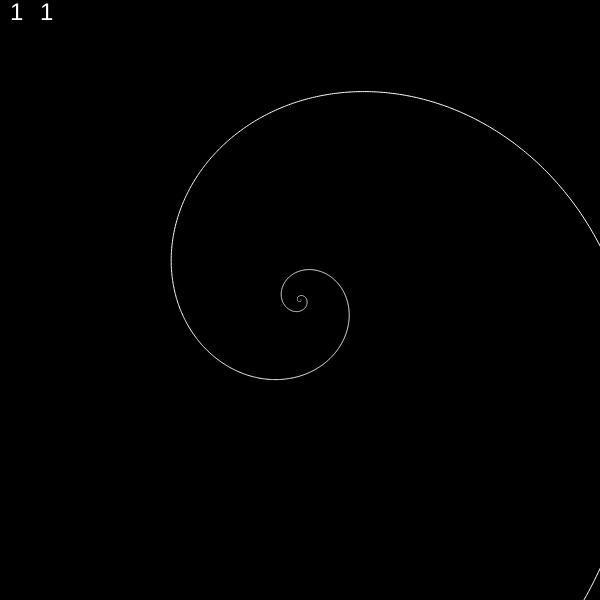
Frame 1 (no input)
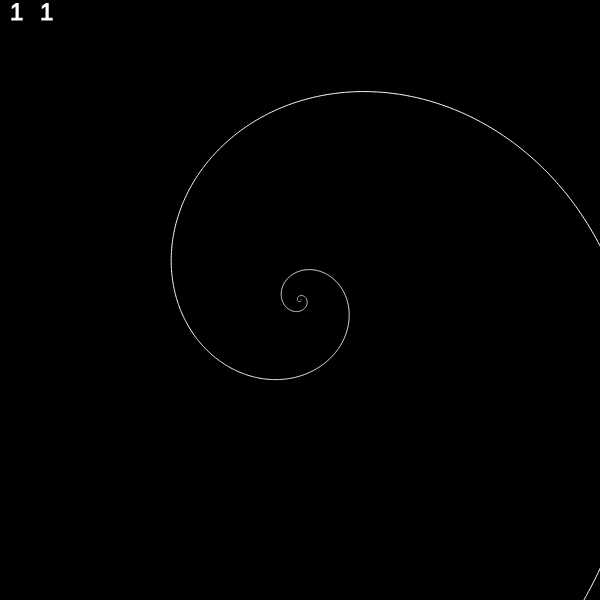
Frame 60 (no input)
Frame 120 (the mouse pressed at the canvas centre since frame 60): identical to frame 60, image omitted

The p5.js sketch that drew these frames (run headless with seeded random() and noise() and a simulated clock; from frame 60 on, the mouse is pressed at the canvas centre):

// p5.js sketch
// ── sketch.js
let m = 7, n = 7;
let size = 250;
let slider1, slider2;
let PHI = (1 + Math.sqrt(5)) / 2;

function setup()
{
  createCanvas(600, 600);
  slider1 = createSlider(1, 20, 1, 1);
  slider2 = createSlider(1, 20, 1, 1);
}

function draw()
{
  background(0);

  m = slider1.value();
  n = slider2.value();
  push();
  textSize(24);
  fill(255);
  text(m, 10, 20);
  text(n, 40, 20);
  pop();

  translate(width / 2, height / 2);
  stroke(255);
  noFill();

  beginShape();
  for (let i = 0; i < TWO_PI * 7; i+=0.01)
  {
    let r = Math.pow(PHI, i * 2 / PI);
    let x = r * cos(i);
    let y = r * sin(i);
    vertex(x, y);
  }
  endShape();
}
